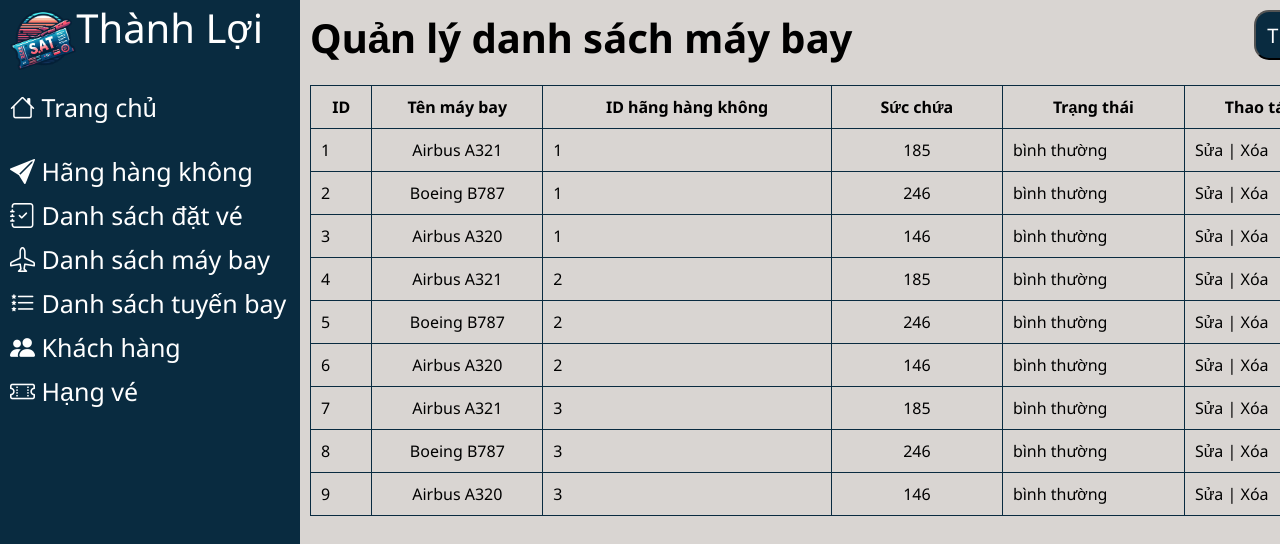
Screenshot of /page_admin/ql_aircraft.php (signed in) with the database file from the repository.
### tables this page shows
CREATE TABLE `aircrafts` (
  `id` char(100) NOT NULL,
  `aircraft_name` varchar(255) DEFAULT NULL,
  `airline_id` int(11) DEFAULT NULL,
  `seating_capacity` int(11) DEFAULT NULL,
  `status` varchar(150) DEFAULT NULL
);

### page_admin/ql_aircraft.php (the view, shortened to what this page needs)
<!DOCTYPE html>
<html lang="en">
<head>
    <link rel="stylesheet" href="https://cdn.jsdelivr.net/npm/bootstrap-icons@1.11.3/font/bootstrap-icons.min.css">
    <link rel="stylesheet" href="/page_admin/css/style_admin.css">
</head>
<?php
include('../page_admin/thanhben.php')
?>
</head>
<body>
    <div id="wrapper">
        <h1>Quản lý danh sách máy bay</h1>
        <button onclick="window.location.href='add_aircraft.php'">Thêm</button>
        <br>
        <?php
        $sql = "SELECT * FROM Aircrafts";
        $result = $con->query($sql);
        if ($result->num_rows > 0) {
            echo "<table>";
            echo "<tr><th>ID</th><th>Tên máy bay</th><th>ID hãng hàng không</th><th>Sức chứa</th><th>Trạng thái</th><th>Thao tác</th></tr>";
            while($row = $result->fetch_assoc()) {
                echo "<tr><td>" . $row["id"] . "</td><td>" . $row["aircraft_name"] . "</td><td>" . $row["airline_id"] . "</td><td>" . $row["seating_capacity"] . "</td><td>" . $row["status"] . "</td>";
                echo "<td><a href='edit_aircraft.php?id=" . $row["id"] . "'>Sửa</a>";
                echo " | ";
                echo "<a href='../page_admin/control/delete_aircraft.php?id=" . $row["id"] . "'>Xóa</a></td></tr>";
            }
            echo "</table>";
        } else {
            echo "0 results";
        }
        ?>
    </div>
</body>
</html>

### page_admin/thanhben.php (shortened to what this page needs)
<link rel="stylesheet" href="/page_admin/css/style_admin.css">
<div id="wrapper_thanhben">
    <div class="info">
        <img src="../image/logo.png" alt="" class="logo">
        <label><?php echo $_SESSION['dangnhap']?></label>
    </div>
    <div class="homepage">
        <a href="/page_admin/admin_home.php"><i class="bi bi-house"></i> Trang chủ</a>
    </div>
    <div class="list_menu">
        <ul>
            <li>
                <a href="ql_airline.php"><i class="bi bi-send-fill"></i> Hãng hàng không</a>
            </li>
            <li>
                <a href="ql_booking.php"><i class="bi bi-journal-check"></i> Danh sách đặt vé</a>
            </li>
            <li>
                <a href="ql_aircraft.php"><i class="bi bi-airplane"></i> Danh sách máy bay</a>
            </li>
            <li>
                <a href="ql_flight.php"><i class="bi bi-list-stars"></i> Danh sách tuyến bay</a>
            </li>
            <li>
                <a href="ql_client.php"><i class="bi bi-people-fill"></i> Khách hàng</a>
            </li>
            <li>
                <a href=""><i class="bi bi-ticket-perforated"></i> Hạng vé</a>
            </li>
        </ul>
    </div>
</div>

### page_admin/css/style_admin.css (style rules this page uses)
* { padding: 0; margin: 0; font-family: "Noto Sans", sans-serif; font-optical-sizing: auto; }
body { background-color: #D9D5D2; }
a { text-decoration: none; color: white; }
#wrapper_thanhben { float: left; list-style-type: none; width: 300px; height: 100vh; background-color: #092B40; color: white; font-size: 25px; position: fixed; }
.logo { margin: 10px 0 0 10px; float: left; height: 60px; width: auto; }
.info { float: left; font-size: 40px; }
.homepage { float: left; margin:20px 0 0 10px; }
.list_menu { float: left; margin: 30px 0 0 10px; }
.list_menu li { padding-bottom: 10px; transition: 0.3s ease; }
#wrapper { float: left; margin-left: 310px; }
#wrapper h1 { margin-top: 10px; float: left; font-size: 40px; margin-bottom: 20px; }
#wrapper button { float: right; margin-top: 10px; width: 80px; height: 50px; font-size: 20px; border-radius: 15px; background-color: #092B40; color: white; margin-bottom: 20px; transition: 0.3s ease-in; }
table { width: 80vw; color: #000000; border: 1px solid #092B40; border-collapse: collapse; }
td { border: 1px solid #092B40; padding: 10px; }
th { border: 1px solid #092B40; padding: 10px; }
table td:nth-child(2) { width: 150px; text-align: center; }
table td:nth-child(4) { width: 150px; text-align: center; }
tr a { color: black; }

### rows the page displays
aircrafts: id "1", aircraft_name "Airbus A321", airline "1", seating_capacity "185", status "bình thường"
aircrafts: id "2", aircraft_name "Boeing B787", airline "1", seating_capacity "246", status "bình thường"
aircrafts: id "3", aircraft_name "Airbus A320", airline "1", seating_capacity "146", status "bình thường"
aircrafts: id "4", aircraft_name "Airbus A321", airline "2", seating_capacity "185", status "bình thường"
aircrafts: id "5", aircraft_name "Boeing B787", airline "2", seating_capacity "246", status "bình thường"
aircrafts: id "6", aircraft_name "Airbus A320", airline "2", seating_capacity "146", status "bình thường"
aircrafts: id "7", aircraft_name "Airbus A321", airline "3", seating_capacity "185", status "bình thường"
aircrafts: id "8", aircraft_name "Boeing B787", airline "3", seating_capacity "246", status "bình thường"
aircrafts: id "9", aircraft_name "Airbus A320", airline "3", seating_capacity "146", status "bình thường"

### other values shown
$_SESSION['dangnhap'] "Thành Lợi"
